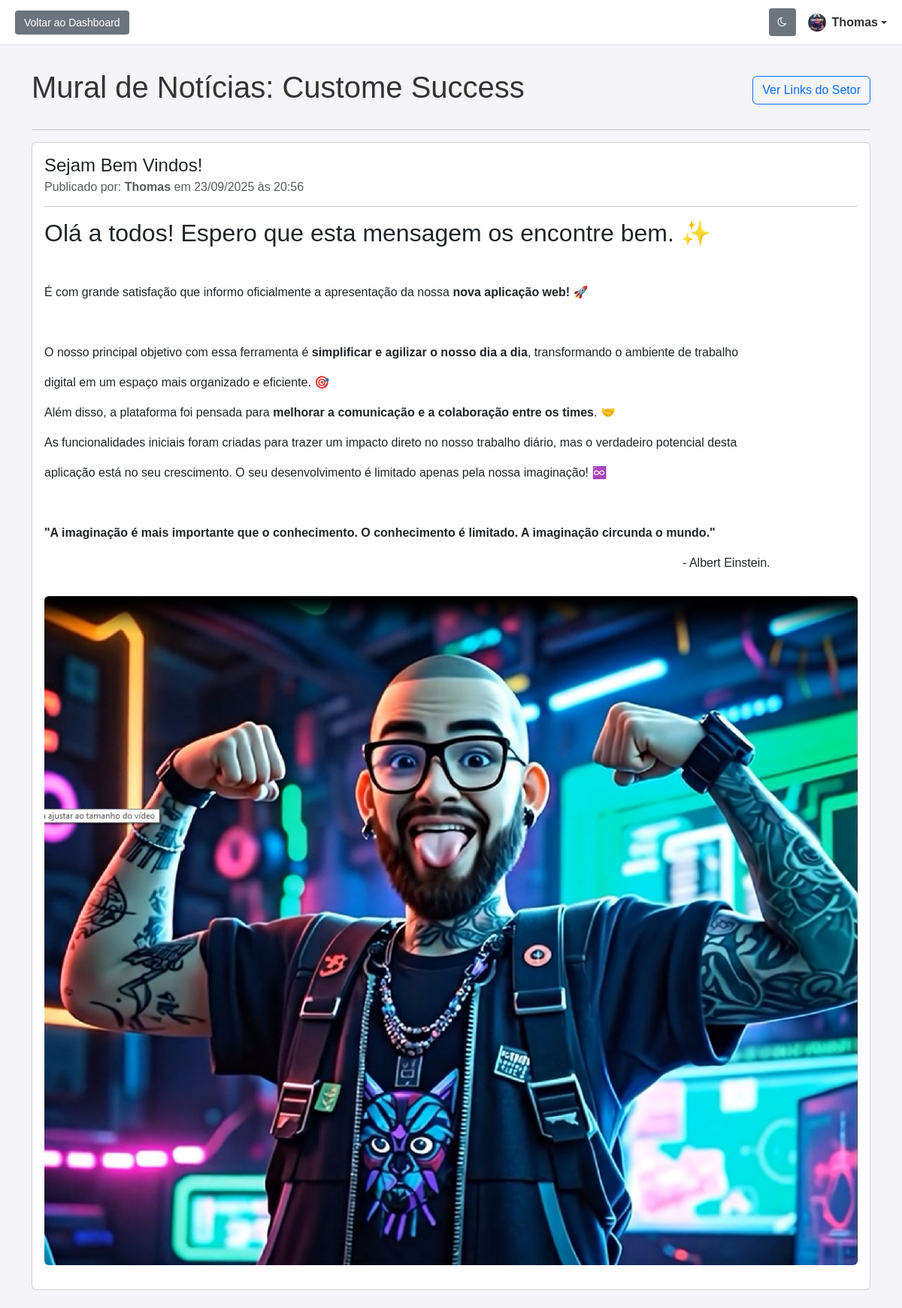
/setor/Custome Success/home (signed in), run on the app's committed database.
### app.py (models this page shows, shortened)
class User(db.Model, UserMixin):
    id = db.Column(db.Integer, primary_key=True)
    email = db.Column(db.String(120), unique=True, nullable=False)
    password_hash = db.Column(db.String(60), nullable=False)
    is_admin = db.Column(db.Boolean, nullable=False, default=False)
    name = db.Column(db.String(120), nullable=True)
    bio = db.Column(db.Text, nullable=True)
    profile_image_filename = db.Column(db.String(100), nullable=True)
    sectors = db.relationship('Sector', secondary=user_sectors_association, lazy='subquery',
                              back_populates='users')
    posts = db.relationship('Post', back_populates='author', lazy=True)
    read_posts = db.relationship('Post', secondary=user_read_posts, lazy='subquery',
                                backref=db.backref('read_by_users', lazy=True))

class Sector(db.Model):
    id = db.Column(db.Integer, primary_key=True)
    name = db.Column(db.String(100), unique=True, nullable=False)
    order_index = db.Column(db.Integer, nullable=False, default=0) # <-- Adicionar
    subcategories = db.relationship('Subcategory', back_populates='sector', lazy=True, cascade="all, delete-orphan")
    users = db.relationship('User', secondary=user_sectors_association, lazy='subquery',
                            back_populates='sectors')
    posts = db.relationship('Post', secondary=post_sectors_association, lazy='dynamic',
                            back_populates='sectors')

class Post(db.Model):
    id = db.Column(db.Integer, primary_key=True)
    title = db.Column(db.String(200), nullable=False)
    content = db.Column(db.Text, nullable=False)
    image_filename = db.Column(db.String(100), nullable=True)
    is_pinned = db.Column(db.Boolean, nullable=False, default=False)
    timestamp = db.Column(db.DateTime, nullable=False, default=datetime.utcnow)
    order_index = db.Column(db.Integer, nullable=False, default=0)
    sectors = db.relationship('Sector', secondary=post_sectors_association, lazy='subquery',
                              back_populates='posts')
    author_id = db.Column(db.Integer, db.ForeignKey('user.id'), nullable=False)
    author = db.relationship('User', back_populates='posts')

### app.py (the view)
@app.route('/setor/<string:sector_name>/home')
@login_required
def view_sector_home(sector_name):
    sector = Sector.query.filter_by(name=sector_name).first_or_404()
    posts = sector.posts.order_by(Post.is_pinned.desc(), Post.timestamp.desc()).all()
    for post in posts:
        if post not in current_user.read_posts:
            current_user.read_posts.append(post)
    db.session.commit()
    return render_template('sector_home.html', current_sector=sector, posts=posts)

### app.py (called while the page is built)
@login_manager.user_loader
def load_user(user_id):
    return db.session.get(User, int(user_id))

### templates/sector_home.html (shortened to what this page needs)
<!DOCTYPE html>
<html lang="pt-br">
<head>
    <link href="https://cdn.jsdelivr.net/npm/bootstrap@5.3.2/dist/css/bootstrap.min.css" rel="stylesheet">
    <link rel="stylesheet" href="https://cdnjs.cloudflare.com/ajax/libs/font-awesome/4.7.0/css/font-awesome.min.css">
</head>
<body>
    <header class="header">
        <div>
             <a href="{{ url_for('dashboard') }}" class="admin-button">Voltar ao Dashboard</a>
        </div>
        <div class="d-flex align-items-center gap-3">
             <a href="#" id="darkModeToggleUser" class="admin-button" title="Alternar Modo Escuro"><i class="fa fa-moon-o"></i></a>
            <div class="dropdown">
                <a href="#" class="d-flex align-items-center dropdown-toggle text-decoration-none" id="userMenuButton" data-bs-toggle="dropdown" aria-expanded="false" style="color: var(--text-color);">
                    {% if current_user.profile_image_filename %}
                        <img src="{{ url_for('static', filename='uploads/' + current_user.profile_image_filename) }}"
                             class="rounded-circle" style="width: 24px; height: 24px; object-fit: cover; margin-right: 8px;">
                    {% endif %}
                    <strong>{{ current_user.name or current_user.email }}</strong>
                </a>
            </div>
        </div>
    </header>
    <div class="container mt-4">
        <div class="d-flex justify-content-between align-items-center mb-4">
            <h1>Mural de Notícias: {{ current_sector.name }}</h1>
            <div>
                <a href="{{ url_for('view_sector_dashboard', sector_name=current_sector.name) }}" class="btn btn-outline-primary">Ver Links do Setor</a>
            </div>
        </div>
        <hr>
        {% if posts %}
            {% for post in posts %}
                <div class="card mb-4">
                    <div class="card-body">
                        <h4 class="card-title">{{ post.title }}</h4>
                        <h6 class="card-subtitle mb-2 text-muted">
                            Publicado por: <strong>{{ post.author.name or post.author.email }}</strong> em {{ post.timestamp.strftime('%d/%m/%Y às %H:%M') }}
                        </h6>
                        <hr>
                        <div class="card-text">
                            {{ post.content | safe }}
                        </div>
                        {% if post.image_filename %}
                            <img src="{{ url_for('static', filename='uploads/' + post.image_filename) }}" class="img-fluid rounded my-3" alt="Imagem da notícia">
                        {% endif %}
                    </div>
                </div>
            {% endfor %}
        {% else %}
            <div class="alert alert-info">
                Ainda não há nenhuma notícia ou comunicado para este setor.
            </div>
        {% endif %}
    </div>
</body>
</html>

### templates/sector_home.html (style rules this page uses)
:root { --bg-color: #f4f4f9; --header-bg: #ffffff; --card-bg: #ffffff; --text-color: #333; --border-color: #dee2e6; }
body { background-color: var(--bg-color); color: var(--text-color); font-family: sans-serif; transition: background-color 0.2s, color 0.2s; }
.header { background-color: var(--header-bg); padding: 0 20px; border-bottom: 1px solid var(--border-color); display: flex; justify-content: space-between; align-items: center; height: 60px; margin-bottom: 2rem; }
.admin-button { background-color: #6c757d; color: white !important; padding: 8px 12px; border: none; border-radius: 4px; cursor: pointer; text-decoration: none; font-size: 14px; }

### data on the page
User: profile_image_filename (picture), name "Thomas"
Sector: name "Custome Success"
Post: title "Sejam Bem Vindos!", author "Thomas", timestamp "23/09/2025 às 20:56", content "Olá a todos! Espero que esta mensagem os encontre bem. ✨ É com grande satisfação que informo oficialmente a apresentação da nossa nova aplicação web! 🚀 O nosso principal objetivo com essa ferramenta é simplificar e agilizar o nosso dia a dia , transformando o ambiente de trabalho digital em um espaço mais organizado e eficiente. 🎯 Além disso, a plataforma foi pensada para melhorar a comunicação e a colaboração entre os times . 🤝 As funcionalidades iniciais foram criadas para trazer um impacto direto no nosso trabalho diário, mas o verdadeiro potencial desta aplicação está no seu crescimento. O seu desenvolvimento é limitado apenas pela nossa imaginação! ♾️ \"A imaginação é mais importante…", image_filename (picture)
